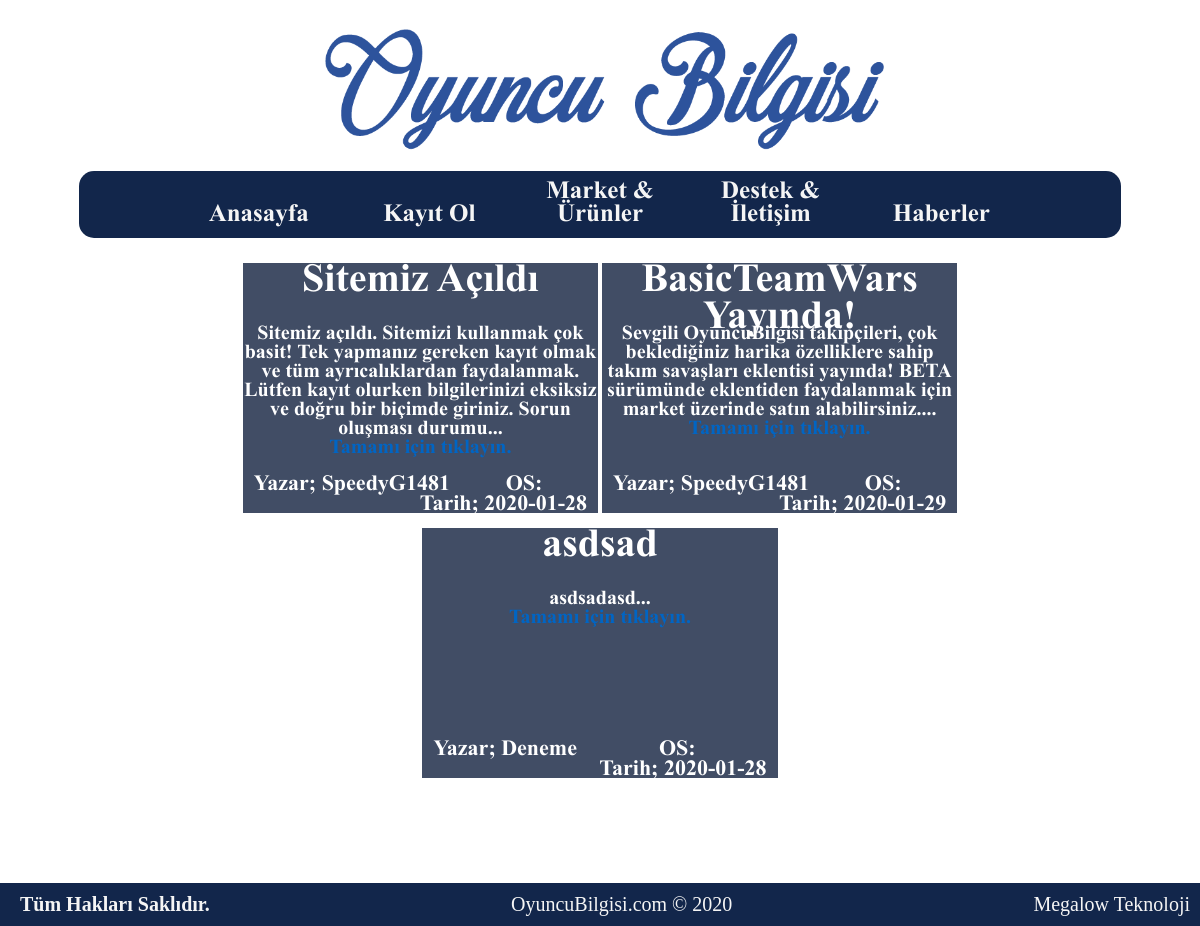
The page /YeniSite/haberler.php on the database as committed earlier.
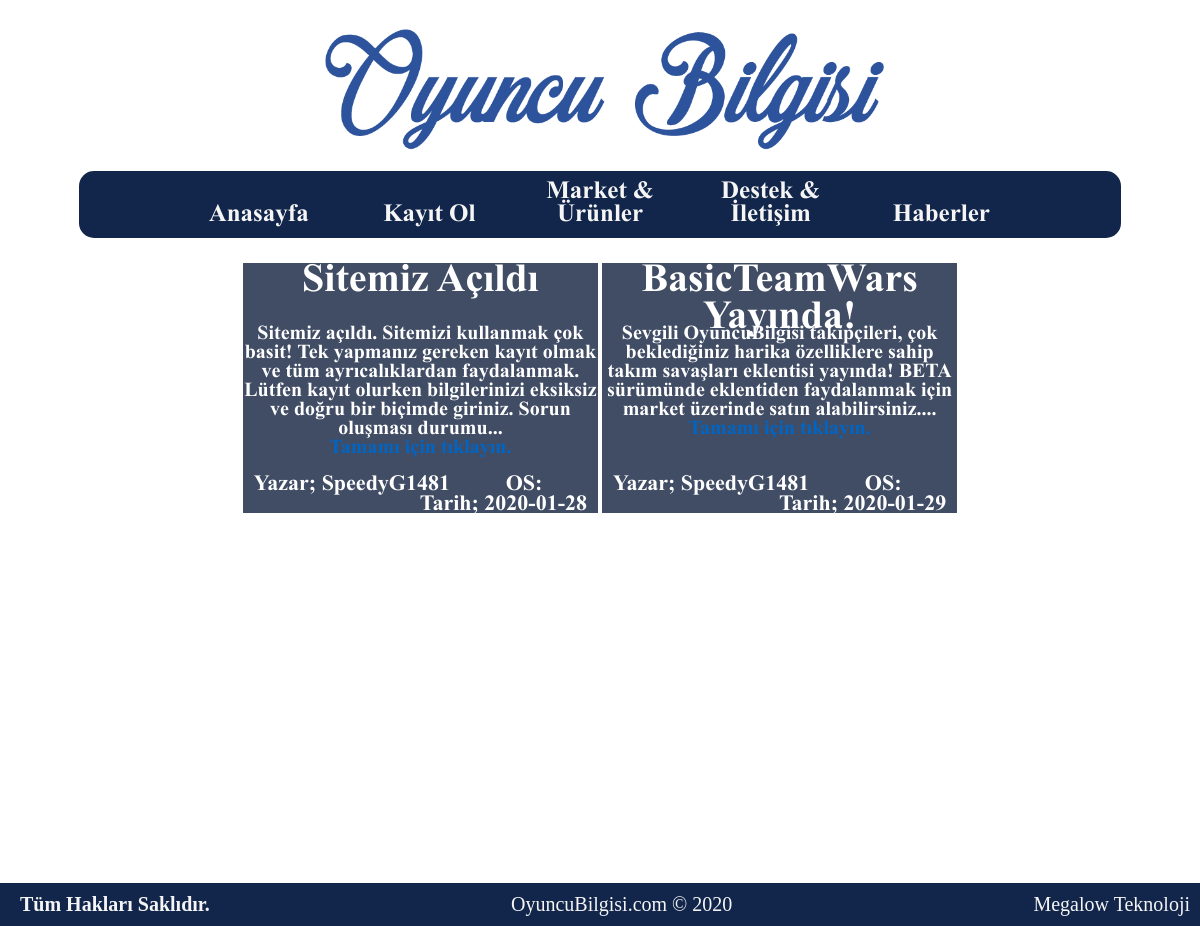
The same page on the database as committed later.
### tables this page shows
CREATE TABLE `user_news` (
  `news_id` int(11) NOT NULL,
  `user_id` int(11) NOT NULL
);

CREATE TABLE `news` (
  `news_id` int(11) NOT NULL,
  `title` text NOT NULL,
  `content` text NOT NULL,
  `date` date NOT NULL
);

CREATE TABLE `users` (
  `user_id` int(11) NOT NULL,
  `name_surname` text NOT NULL,
  `telephone` bigint(11) NOT NULL,
  `username` text NOT NULL,
  `password` text NOT NULL,
  `gender` int(11) NOT NULL,
  `e_mail` text NOT NULL,
  `born_date` date NOT NULL,
  `register_date` date NOT NULL,
  `balance` int(11) NOT NULL,
  `permission` tinyint(1) NOT NULL
);

### YeniSite/haberler.php (the view, shortened to what this page needs)
<?php
include("head.php");
include("header.php");
?>
<body>
    <div id="content" style="background-color: transparent">
        <?php
        $veri = $db->prepare("SELECT * FROM news, users, user_news WHERE (user_news . user_id = users . user_id) AND (user_news . news_id = news . news_id)");
        $veri->execute();
        $reader = 0;
        foreach ($veri as $yaz) {
            $reader++;
            $icerik = $yaz['content'];
            $icerik_goster = substr($icerik, 0, 225);
            $icerik_goster .= "...<br>
            <a href='haber.php?haber_id=$yaz[news_id]'>Tamamı için tıklayın.</a>";
            echo "
            <div class='new'>
                <div class='title'>
                <a style='text-decoration: none; color: white;'href='haber.php?haber_id=$yaz[news_id]'>$yaz[title]</a>
                </div>
                <div class='content'>
                    $icerik_goster
                </div>
                <div class='new-bottom'>
                OS: $yaz[read_times]
                    <div class='left'>&nbsp;&nbsp;Yazar; $yaz[username]</div>
                    <div class='right'>Tarih; $yaz[date]&nbsp;&nbsp;</div>
                </div>
            </div>";
            if ($reader % 2  == 0)
                echo "<br><br>";
        }
        ?>
    </div>
    <br><br><br>
    <?php
    include("footer.php");
    ?>

Rows that differ between the two databases and show on the page:
removed user_news: news.title "asdsad", news.content "asdsadasd", user.username "Deneme", news.date "2020-01-28"
